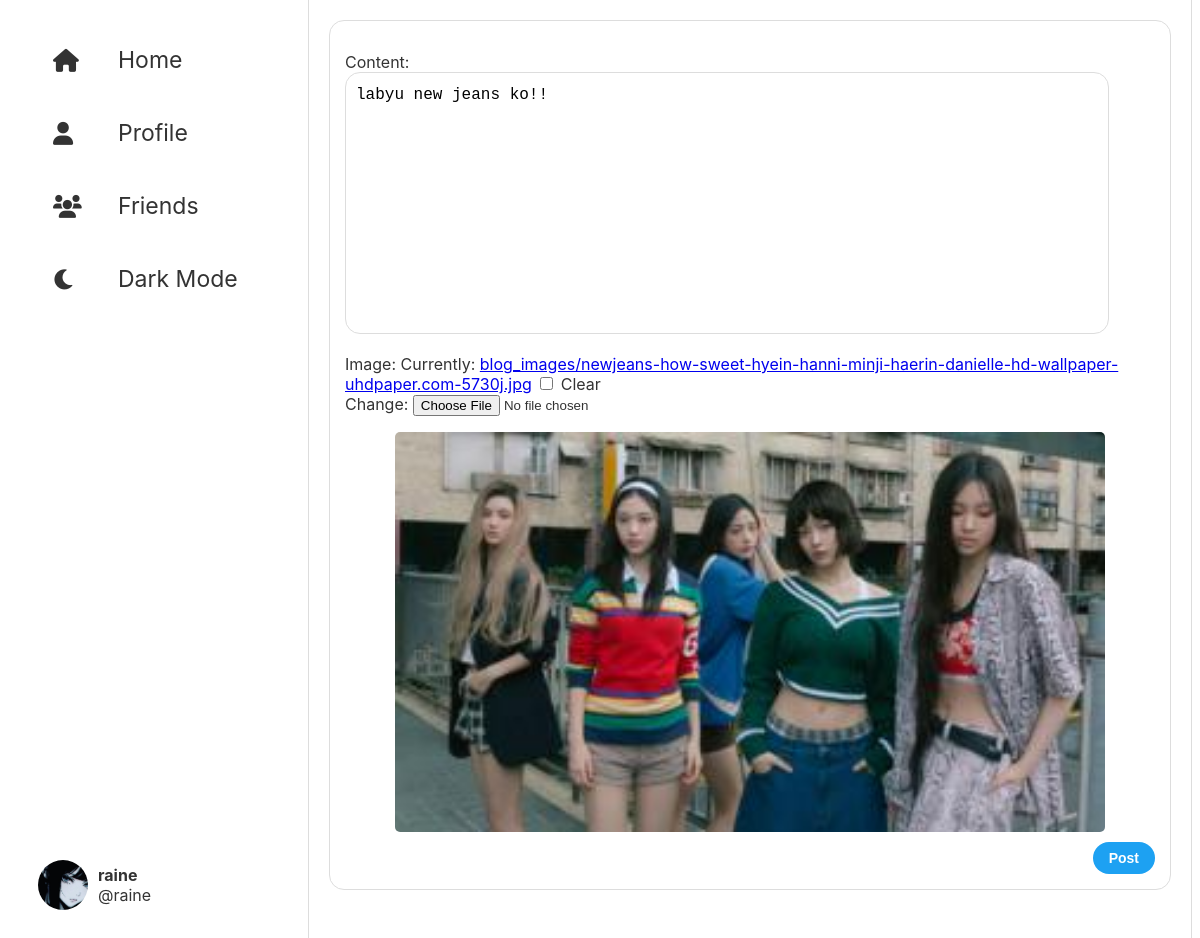
Screenshot of /blog/3/edit/ (signed in) with the database file from the repository.
### blog/models.py (models this page shows, shortened)
class Profile(models.Model):
    user = models.OneToOneField(User, on_delete=models.CASCADE)
    bio = models.TextField(blank=True)
    profile_picture = models.ImageField(upload_to='profile_pics/', blank=True)

class BlogPost(models.Model):
    content = models.TextField()
    date_posted = models.DateTimeField(default=timezone.now)
    author = models.ForeignKey(settings.AUTH_USER_MODEL, on_delete=models.CASCADE)
    image = models.ImageField(upload_to='blog_images/', blank=True, null=True)

### blog/views.py (the view)
# urls.py: path('<int:id>/edit/', views.edit_post, name='edit_post'),  # Update a post
@login_required
def edit_post(request, id):
    post = get_object_or_404(BlogPost, id=id)
    if request.method == 'POST':
        form = BlogPostForm(request.POST, request.FILES, instance=post)
        if form.is_valid():
            form.save()
            return redirect('blog_detail', id=post.id)  # Redirect after successfully saving the post
    else:
        form = BlogPostForm(instance=post)  # Pre-populate the form with the existing post data
    return render(request, 'blog/edit_post.html', {'form': form, 'post': post})

### blog/forms.py
class BlogPostForm(forms.ModelForm):
    class Meta:
        model = BlogPost
        fields = ['content', 'image']  # Include image field

### blog/templates/blog/edit_post.html (shortened to what this page needs)
{% load tz %}
<!DOCTYPE html>
<html lang="en">
<head>
    {% load static %}
    <link rel="stylesheet" href="{% static 'blog/styles.css' %}">
    <link rel="stylesheet" href="https://cdnjs.cloudflare.com/ajax/libs/font-awesome/6.0.0/css/all.min.css" />
</head>
<body>
<div class="container">
    <div class="sidebar">
        <ul class="sidebar-nav">
            <li><a href="{% url 'blog_list' %}"><i class="fas fa-home"></i> Home</a></li>
            <li><a href="{% url 'profile' %}"><i class="fas fa-user"></i> Profile</a></li>
            <li><a href="#"><i class="fas fa-users"></i> Friends</a></li>
            <li id="dark-mode-toggle">
                <a href="#"><i class="fas fa-moon"></i> Dark Mode</a>
            </li>
        </ul>
        {% if user.is_authenticated %}
            <div class="sidebar-bottom">
                {% if user.profile.profile_picture %}
                    <img src="{{ user.profile.profile_picture.url }}" alt="
    Profile Picture" class="profile-pic">
                {% endif %}
                <div class="user-info">
                    <h3>{{ user.username }}</h3>
                    <p>@{{ user.username }}</p>
                </div>
            </div>
        {% endif %}
    </div>
    <div class="main-content">
        {% if user.is_authenticated %}
        <div class="new-post-form">
            <form method="post" enctype="multipart/form-data" action="{% url 'edit_post' post.id %}">
                {{ form.as_p }}
                <div class="post-content">
                    {% if post.image %}
                        <img src="{{ post.image.url }}" alt="Post Image" class="post-image" id="image-preview">
                    {% else %}
                        <img src="" alt="Post Image" class="post-image" id="image-preview" style="display: none;">
                    {% endif %}
                </div>
                <div class="tweet-actions">
                    <button type="submit" class="btn btn-primary tweet-button">Post</button>
                </div>
            </form>
        </div>
        {% endif %}
    </div>
</div>
</body>
</html>

### blog/static/blog/styles.css (style rules this page uses)
body { font-family: -apple-system, BlinkMacSystemFont, 'Segoe UI', Roboto, Oxygen, Ubuntu, Cantarell, 'Open Sans', 'Helvetica Neue', sans-serif; background-color: #fff; color: #333; transition: background-color 0.3s, color 0.3s; display: flex; overflow-y: hidden; margin-bottom: 0px; margin-top: 0px; }
.container { display: flex; width: 100%; max-width: 1200px; margin: 0 auto; overflow-y: hidden; }
.sidebar { width: 250px; padding: 20px; background-color: #fff; position: fixed; top: 0; height: 100vh; display: flex; flex-direction: column; justify-content: space-between; overflow-y: auto; margin: none; }
.sidebar-nav { list-style: none; padding: none; padding-inline-start: 15px; }
.sidebar-nav li { margin-bottom: 25px; display: flex; align-items: center; list-style: none; }
.sidebar-nav a { display: flex; align-items: center; padding: 10px; text-decoration: none; color: #333; font-size: 23px; transition: padding 0.3s ease; }
.sidebar-nav a i { margin-right: 40px; width: 25px; height: 25px; top: 50%; align-content: center; }
.sidebar-bottom { display: flex; align-items: center; padding: 10px; margin-bottom: 30px; }
.sidebar-bottom .profile-pic { width: 50px; height: 50px; border-radius: 50%; margin-right: 10px; }
.sidebar-bottom .user-info h3 { margin: 0; font-size: 16px; font-weight: bold; }
.user-info p { margin-block-start: 0; margin-block-end: 0; font-size: 16px; }
.tweet-button { background-color: #1da1f2; color: #fff; padding: 10px 15px; border: none; border-radius: 20px; cursor: pointer; font-weight: bold; margin-top: 20px; margin-left: auto; }
.main-content { flex: 1; margin-left: 300px; padding: 20px; border-left: 1px solid #ddd; border-right: 1px solid #ddd; overflow-y: auto; height: 100vh; width: calc(100% - 250px); }
.profile-pic { width: 40px; height: 40px; border-radius: 50%; margin-right: 10px; }
.post-content { margin-bottom: 10px; }
.post-image { display: block; min-width: 300px; min-height: 400px; border-radius: 5px; margin: 0 auto; margin-top: 10px; }
.sidebar, .main-content, .right-sidebar { overflow-y: auto; scrollbar-width: none; }
.new-post-form { border: 1px solid #ddd; padding: 15px; margin-bottom: 20px; border-radius: 15px; }
.tweet-actions { display: flex; justify-content: flex-end; align-items: center; margin-top: 10px; }
.tweet-actions .tweet-button { background-color: #1da1f2; color: #fff; border: none; border-radius: 20px; padding: 8px 16px; font-weight: bold; cursor: pointer; }
.tweet-button { margin: 0px; }
#image-preview { display: flex; justify-content: center; align-items: center; height: auto; margin-top: 10px; }
.btn { padding: 8px 16px; border: none; border-radius: 4px; cursor: pointer; font-size: 14px; }
textarea { width: calc(100% - 68px); padding: 10px; border: none; resize: none; font-size: 16px; line-height: 1.5; border: 1px solid #ddd; border-radius: 15px; }

### rows the page displays
BlogPost: content "labyu new jeans ko!!", image (picture)

### other values shown
{{ user.username }} "raine"
